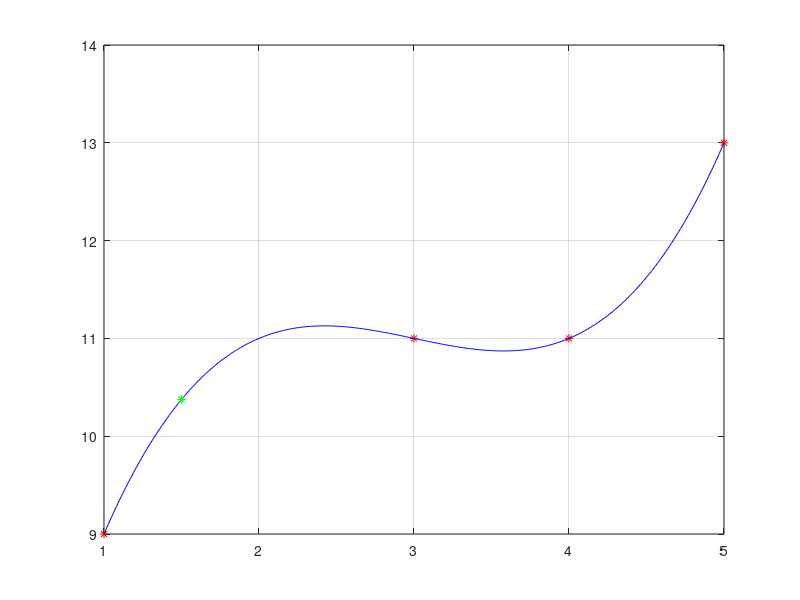

Write the MATLAB code that produced this figure.
clc
clear all
close all

x=[5 4 3 1]';
y=[13 11 11 9]';

A=[x.^3 x.^2 x ones(4,1)]
b=y;
a=inv(A)*b

xpol=1:0.01:5;
p=a(1)*xpol.^3+a(2)*xpol.^2+a(3)*xpol+a(4);
p2=a(1)*1.5.^3+a(2)*1.5.^2+a(3)*1.5+a(4)
plot(x,y,'r*',xpol,p,'b-')
hold on
plot(1.5,p2,'g*')
grid on